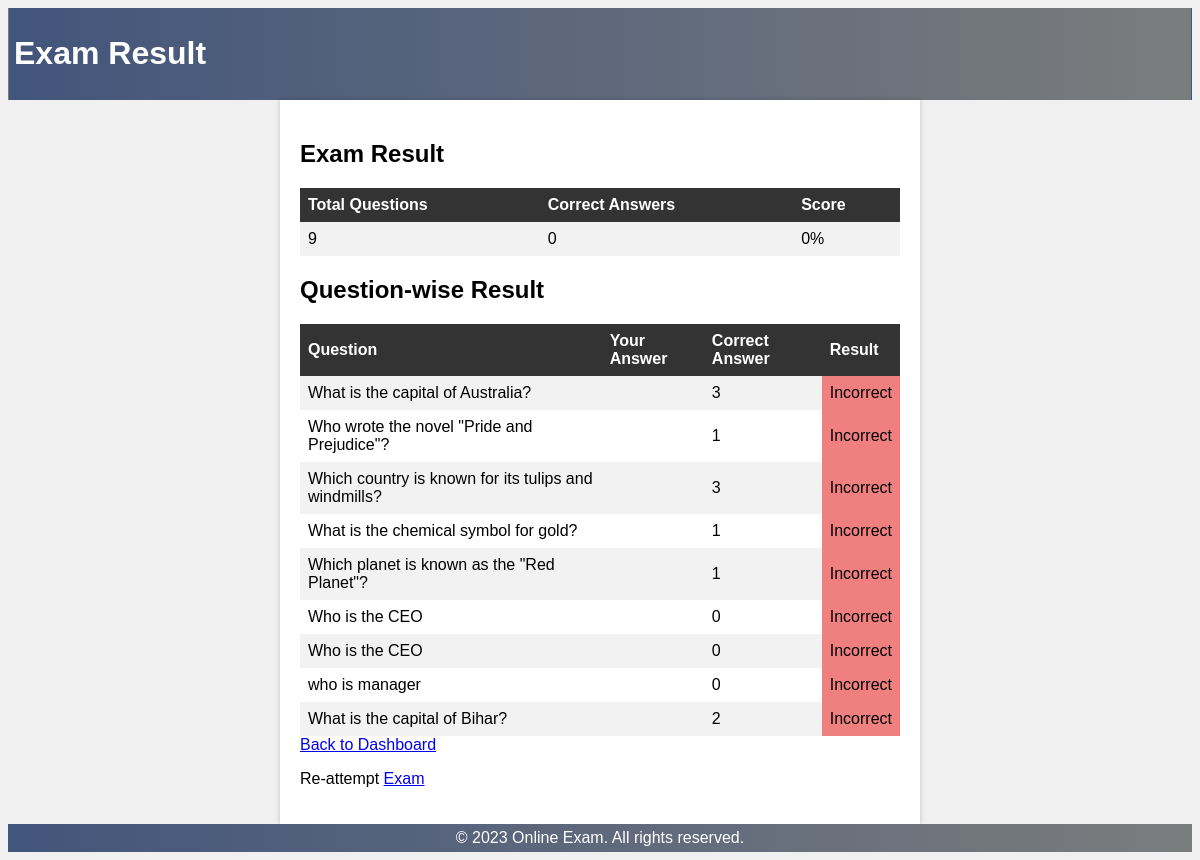
The page /submit_exam.php (signed in) on the database as committed earlier.
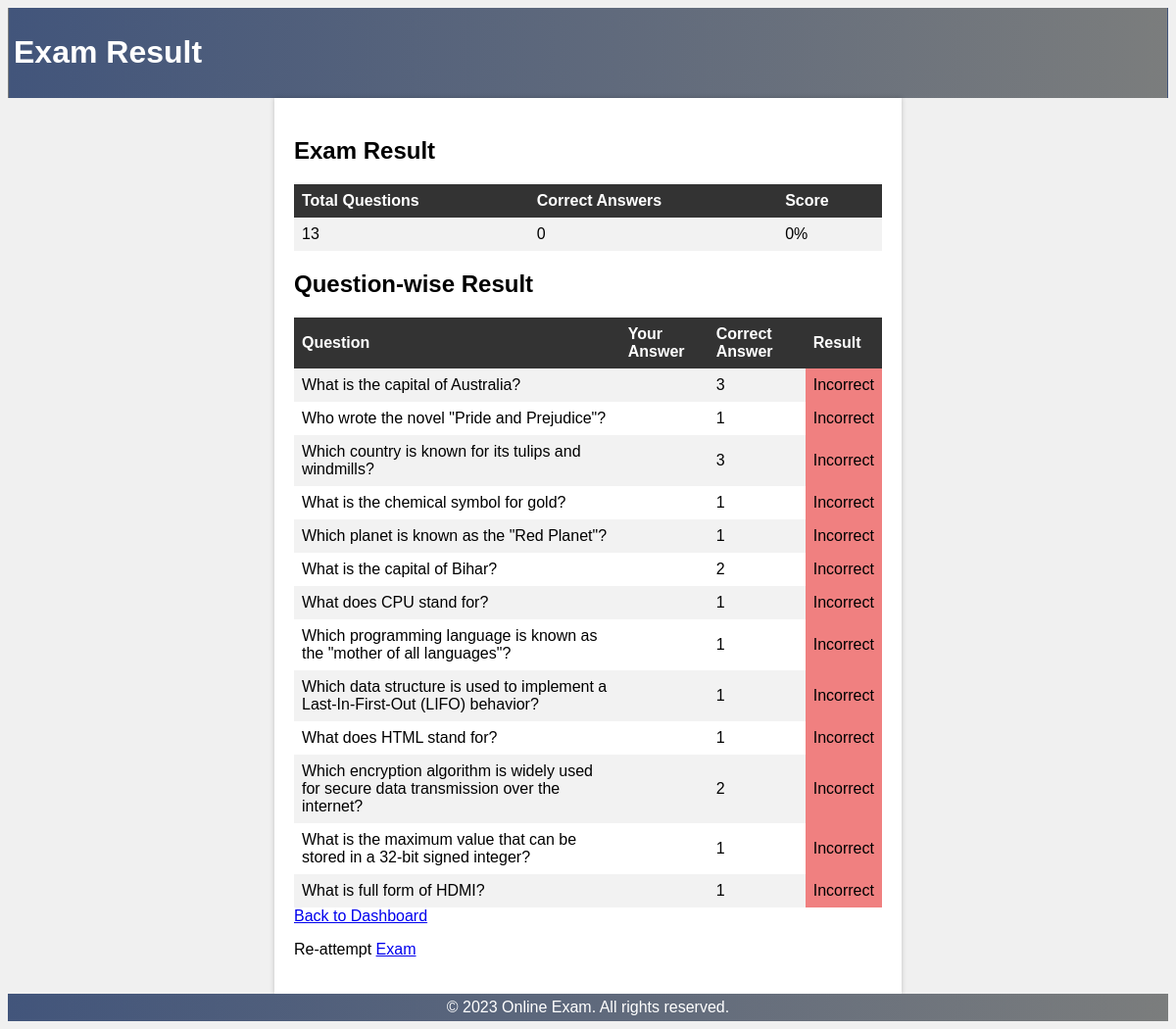
The same page on the database as committed later.
### tables this page shows
CREATE TABLE `questions` (
  `id` int(11) NOT NULL,
  `question` varchar(255) DEFAULT NULL,
  `option1` varchar(255) DEFAULT NULL,
  `option2` varchar(255) DEFAULT NULL,
  `option3` varchar(255) DEFAULT NULL,
  `option4` varchar(255) DEFAULT NULL,
  `answer` int(11) DEFAULT NULL,
  `answer_options` text DEFAULT NULL
);

### submit_exam.php (the view, shortened to what this page needs)
<!DOCTYPE html>
<html>
<head>
</head>
<body>
  <header>
    <h1>Exam Result</h1>
  </header>
  <main>
  <?php
$host = 'localhost';
$dbUsername = 'root';
$dbPassword = 'root';
$database = 'quiz';
$conn = new mysqli($host, $dbUsername, $dbPassword, $database);
$sql = "SELECT * FROM questions";
$result = $conn->query($sql);
$totalQuestions = 0;
$correctAnswers = 0;
while ($row = $result->fetch_assoc()) {
  $totalQuestions++;
}
$score = ($correctAnswers / $totalQuestions) * 100;
$score = round($score, 2);
echo '<h2>Exam Result</h2>';
echo '<table>';
echo '<tr><th>Total Questions</th><th>Correct Answers</th><th>Score</th></tr>';
echo '<tr><td>' . $totalQuestions . '</td><td>' . $correctAnswers . '</td><td>' . $score . '%</td></tr>';
echo '</table>';
echo '<h2>Question-wise Result</h2>';
echo '<table>';
echo '<tr><th>Question</th><th>Your Answer</th><th>Correct Answer</th><th>Result</th></tr>';
$result->data_seek(0);
while ($row = $result->fetch_assoc()) {
  $questionId = $row['id'];
  $submittedAnswer = $_POST['answer_' . $questionId];
  $correctAnswer = $row['answer'];
  $isCorrect = $submittedAnswer === $correctAnswer;
  echo '<tr>';
  echo '<td>' . $row['question'] . '</td>';
  echo '<td>' . $submittedAnswer . '</td>';
  echo '<td>' . $correctAnswer . '</td>';
  if ($isCorrect) {
    echo '<td style="background-color: lightgreen; color: #000;">Correct</td>';
  } else {
    echo '<td style="background-color: lightcoral; color: #000;">Incorrect</td>';
  }
  echo '</tr>';
}
echo '</table>';
?>
<a class="back-link" href="dashboard.php">Back to Dashboard</a>
    <p>Re-attempt <a href="exam.php">Exam</a></p>
  </main>
  <footer>
    &copy; <?php echo date("Y"); ?> Online Exam. All rights reserved.
  </footer>
</body>
</html>

Rows that differ between the two databases and show on the page:
removed questions: question "Who is the CEO", answer "0", shows "Incorrect"
removed questions: question "Who is the CEO", answer "0", shows "Incorrect"
removed questions: question "who is manager", answer "0", shows "Incorrect"
added questions: question "What does CPU stand for?", answer "1", shows "Incorrect"
added questions: question "Which programming language is known as the \"mother of all languages\"?", answer "1", shows "Incorrect"
added questions: question "Which data structure is used to implement a Last-In-First-Out (LIFO) behavior?", answer "1", shows "Incorrect"
added questions: question "What does HTML stand for?", answer "1", shows "Incorrect"
added questions: question "Which encryption algorithm is widely used for secure data transmission over the internet?", answer "2", shows "Incorrect"
added questions: question "What is the maximum value that can be stored in a 32-bit signed integer?", answer "1", shows "Incorrect"
added questions: question "What is full form of HDMI?", answer "1", shows "Incorrect"
Other text that changed with them:
$totalQuestions: "9" → "13"
